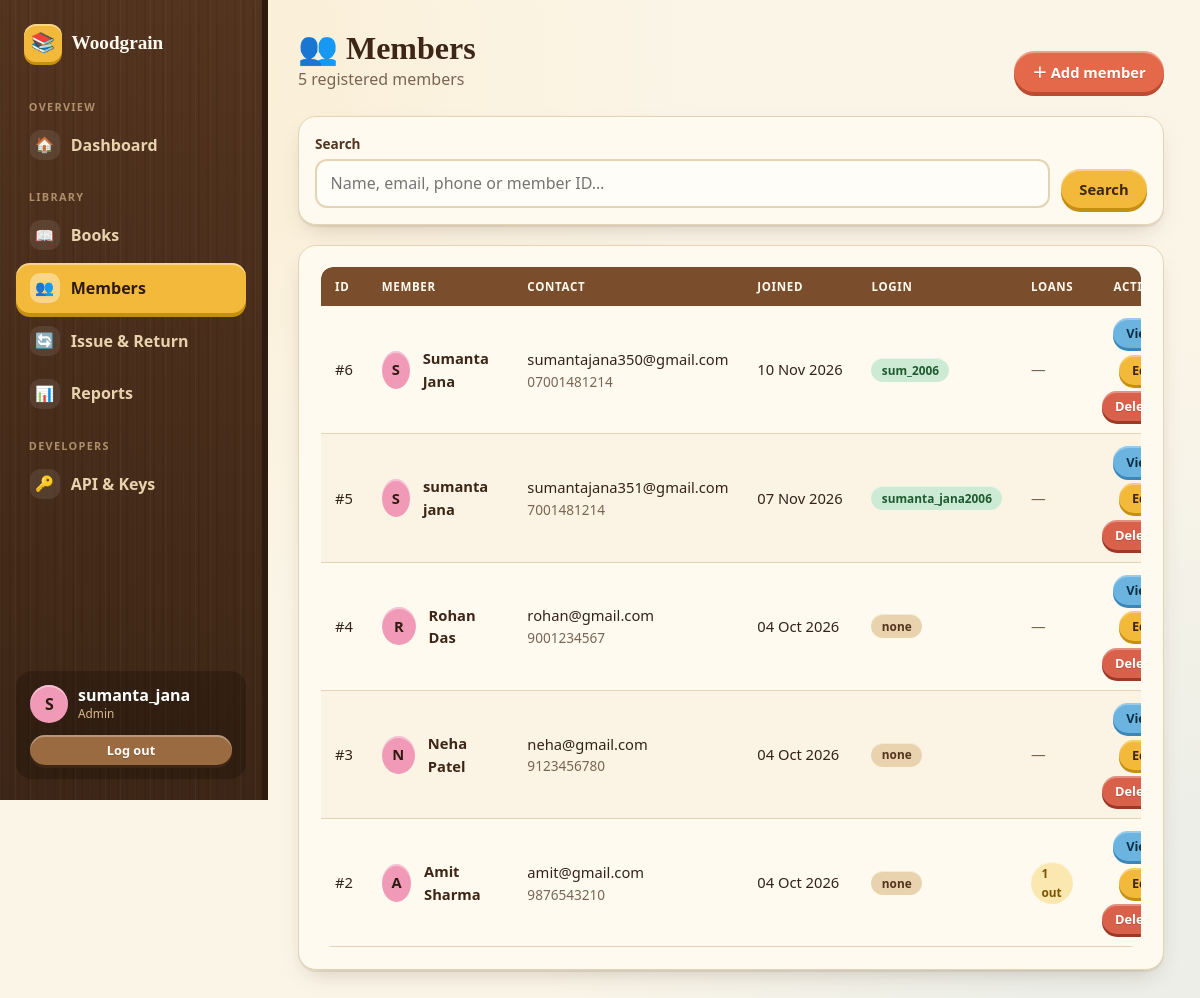
The page /admin/members (signed in) on the database its author committed.
### tables this page shows
CREATE TABLE users (
                user_id       INTEGER PRIMARY KEY AUTOINCREMENT,
                username      TEXT NOT NULL UNIQUE,
                password_hash TEXT NOT NULL,
                role          TEXT NOT NULL
                              CHECK (role IN ('Admin', 'Member')),
                member_id     INTEGER,
                created_at    TEXT NOT NULL,
                FOREIGN KEY (member_id)
                    REFERENCES members(member_id)
            );

CREATE TABLE members (
                member_id INTEGER PRIMARY KEY AUTOINCREMENT,
                name      TEXT NOT NULL,
                email     TEXT UNIQUE,
                phone     TEXT,
                address   TEXT,
                join_date TEXT
            );

### app.py (the view)
@app.route("/admin/members")
@admin_required
def manage_members():
    result = webdata.list_members(search=request.args.get("q", "").strip(),
                                  page=page_number(), per_page=12)
    return render_template("admin/members.html", result=result, args=request.args)

### app.py (called while the page is built)
def csrf_token():
    if "_csrf" not in session:
        session["_csrf"] = secrets.token_hex(16)
    return session["_csrf"]

@app.before_request
def check_csrf():
    if request.method in ("POST", "PUT", "PATCH", "DELETE") \
            and not request.path.startswith("/api/"):
        sent = request.form.get("csrf_token") or request.headers.get("X-CSRFToken", "")
        expected = session.get("_csrf", "")
        if not expected or not hmac.compare_digest(sent, expected):
            abort(400, description="csrf")

@app.before_request
def load_logged_in_user():
    g.user = None
    user_id = session.get("user_id")
    if user_id is not None:
        g.user = authentication.get_user_by_id(user_id)
        if g.user is None:
            session.clear()

@app.context_processor
def inject_globals():
    return {
        "current_user": g.get("user"),
        "LOAN_DAYS": webdata.LOAN_DAYS,
        "FINE_PER_DAY": webdata.FINE_PER_DAY,
        "MAX_RENEWALS": webdata.MAX_RENEWALS,
        "RENEW_DAYS": webdata.RENEW_DAYS,
        "today": webdata.today_text(),
    }

@app.template_filter("nice_date")
def nice_date_filter(value):
    from datetime import datetime
    try:
        return datetime.strptime(value, "%Y-%m-%d").strftime("%d %b %Y")
    except (TypeError, ValueError):
        return value or "—"

@app.after_request
def add_security_headers(response):
    response.headers["X-Content-Type-Options"] = "nosniff"
    response.headers["X-Frame-Options"] = "DENY"
    response.headers["Referrer-Policy"] = "same-origin"
    if not request.path.startswith("/static/"):
        response.headers["Cache-Control"] = "no-store"
    return response

def role_required(role):
    def decorator(view):
        @wraps(view)
        def wrapped(*args, **kwargs):
            if g.user is None:
                flash("Please log in first.", "warning")
                return redirect(url_for("login", next=request.path))
            if g.user["role"] != role:
                abort(403)
            return view(*args, **kwargs)
        return wrapped
    return decorator

def page_number():
    try:
        return max(1, int(request.args.get("page", 1)))
    except ValueError:
        return 1

### database.py (called while the page is built)
def close_connection(connection):
    if connection is not None:
        connection.close()

### webdata.py (called while the page is built)
def today_text():
    return date.today().strftime("%Y-%m-%d")

def paginate(total, page, per_page):
    pages = max(1, math.ceil(total / per_page))
    page = min(max(1, page), pages)
    return page, pages

### templates/admin/members.html (shortened to what this page needs)
{% extends "shell.html" %}
{% from "partials/_macros.html" import csrf, pager, empty %}
{% block content %}
<div class="page-head"><div><h1>👥 Members</h1><p>{{ result.total }} registered member{{ '' if result.total == 1 else 's' }}</p></div><a class="btn" href="{{ url_for('add_member') }}">＋ Add member</a></div>
<form class="filters card" method="get" style="padding:1rem"><div class="grow"><label for="q">Search</label><input id="q" type="search" name="q" value="{{ args.get('q','') }}" placeholder="Name, email, phone or member ID…"></div><button class="btn btn-yellow" type="submit">Search</button>{% if args %}<a class="btn btn-ghost" href="{{ url_for('manage_members') }}">Clear</a>{% endif %}</form>
<div class="card">{% if result["items"] %}
<div class="table-wrap"><table><thead><tr><th>ID</th><th>Member</th><th>Contact</th><th>Joined</th><th>Login</th><th>Loans</th><th class="right">Actions</th></tr></thead><tbody>
{% for m in result["items"] %}<tr>
  <td>#{{ m.member_id }}</td>
  <td><div class="cell-book"><div class="avatar">{{ m.name[:1]|upper }}</div><a class="title" href="{{ url_for('member_detail', member_id=m.member_id) }}">{{ m.name }}</a></div></td>
  <td><div>{{ m.email or '—' }}</div><div class="muted small">{{ m.phone or '' }}</div></td>
  <td class="nowrap">{{ m.join_date|nice_date }}</td>
  <td>{% if m.username %}<span class="badge green">{{ m.username }}</span>{% else %}<span class="badge">none</span>{% endif %}</td>
  <td>{% if m.active_loans %}<span class="badge yellow">{{ m.active_loans }} out</span>{% else %}<span class="muted">—</span>{% endif %}</td>
  <td><div class="actions" style="justify-content:flex-end"><a class="btn btn-blue btn-sm" href="{{ url_for('member_detail', member_id=m.member_id) }}">View</a><a class="btn btn-yellow btn-sm" href="{{ url_for('edit_member', member_id=m.member_id) }}">Edit</a>
    <form method="post" action="{{ url_for('delete_member', member_id=m.member_id) }}" data-confirm="Delete {{ m.name }} and their login? This cannot be undone.">{{ csrf() }}<button class="btn btn-danger btn-sm" type="submit">Delete</button></form></div></td>
</tr>{% endfor %}</tbody></table></div>{{ pager(result, 'manage_members', args) }}
{% else %}{{ empty('👥', 'No members found.') }}{% endif %}</div>
{% endblock %}

### templates/shell.html (shortened to what this page needs)
{% extends "base.html" %}
{% set admin = current_user.role == 'Admin' %}
{% macro link(endpoint, icon, label, match=None) %}
  {% set on = request.endpoint in (match or [endpoint]) %}
  <a class="side-link {{ 'active' if on }}" href="{{ url_for(endpoint) }}"><span class="i">{{ icon }}</span>{{ label }}</a>
{% endmacro %}
{% block body %}
<div class="shell" id="shell">
  <aside class="sidebar wood">
    <a href="{{ url_for('index') }}" class="brand"><span class="logo">📚</span> Woodgrain</a>
    {% if admin %}
      <div class="side-label">Overview</div>
      {{ link('admin_dashboard', '🏠', 'Dashboard') }}
      <div class="side-label">Library</div>
      {{ link('manage_books', '📖', 'Books', ['manage_books','add_book','edit_book']) }}
      {{ link('manage_members', '👥', 'Members', ['manage_members','add_member','edit_member','member_detail']) }}
      {{ link('manage_loans', '🔄', 'Issue & Return') }}
      {{ link('reports_page', '📊', 'Reports') }}
      <div class="side-label">Developers</div>
      {{ link('api_page', '🔑', 'API & Keys') }}
    {% else %}
      <div class="side-label">My library</div>
      {{ link('member_dashboard', '🏠', 'My Dashboard') }}
      {{ link('catalog', '📖', 'Browse Books', ['catalog','book_detail']) }}
      {{ link('member_profile', '👤', 'My Profile') }}
    {% endif %}
    <div class="side-user">
      <div class="who"><div class="avatar">{{ current_user.username[:1]|upper }}</div>
        <div><div class="nm">{{ current_user.username }}</div><div class="rl">{{ current_user.role }}</div></div></div>
      <form method="post" action="{{ url_for('logout') }}"><input type="hidden" name="csrf_token" value="{{ csrf_token() }}"><button class="btn btn-wood btn-sm btn-block" type="submit">Log out</button></form>
    </div>
  </aside>
  <main class="content">
    {% block content %}{% endblock %}
  </main>
</div>
{% endblock %}

### rows shown on the page
users: username "S", username "sumanta_jana", role "Admin"
members: member_id "6", name "S", name "Sumanta Jana", email "sumantajana350@gmail.com", phone "07001481214", join_date|nice_date "10 Nov 2026", username "sum_2006"
members: member_id "5", name "S", name "sumanta jana", email "sumantajana351@gmail.com", phone "7001481214", join_date|nice_date "07 Nov 2026", username "sumanta_jana2006"
members: member_id "4", name "R", name "Rohan Das", email "rohan@gmail.com", phone "9001234567", join_date|nice_date "04 Oct 2026", shows "none"
members: member_id "3", name "N", name "Neha Patel", email "neha@gmail.com", phone "9123456780", join_date|nice_date "04 Oct 2026", shows "none"
members: member_id "2", name "A", name "Amit Sharma", email "amit@gmail.com", phone "9876543210", join_date|nice_date "04 Oct 2026", shows "none", active_loans "1"

### other values the page prints
{{ icon }} "🏠 📖 👥 🔄 📊 🔑"
{{ label }} "Dashboard Books Members Issue & Return Reports API & Keys"
{{ result.total }} "5"
{{ '' if result.total == 1 else 's' }} "s"
